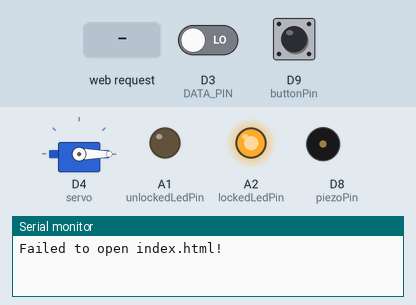
The sketch below on a simulated Arduino Uno R4 WiFi. Shown: servo, output pins drawn as LEDs (lit = HIGH), buzzer (waves = sounding), the last lines printed to the serial monitor. Inputs (shaded band) come from the test bench; at power-on: D9 (buttonPin) HIGH, D3 (DATA_PIN) LOW. WiFi joins after 1.5 s; servers stay silent unless stated; uploads are accepted with an empty reply; storage starts empty; pins used as bus, display or sensor lines are not drawn.

Above: at 1.2 s.
1.3 s: HTTP request GET /U received
At 2.7 s:
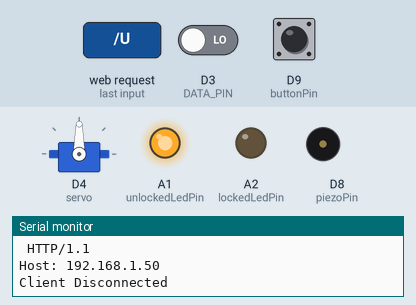
3.5 s: D9 (buttonPin) pulled LOW for 1 s
At 5.2 s:
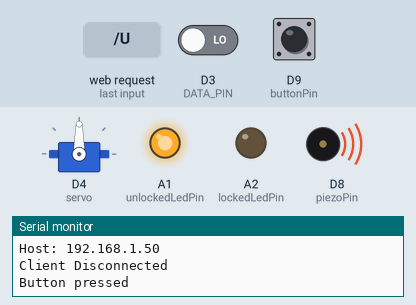
7.0 s: HTTP request GET /L received
At 8.4 s:
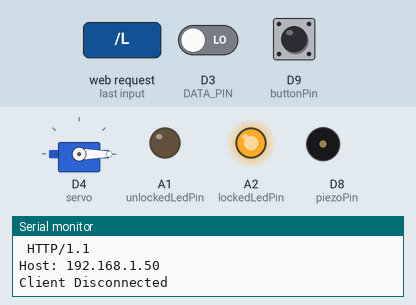
9.3 s: D9 (buttonPin) pulled LOW for 3.2 s
At 11.0 s:
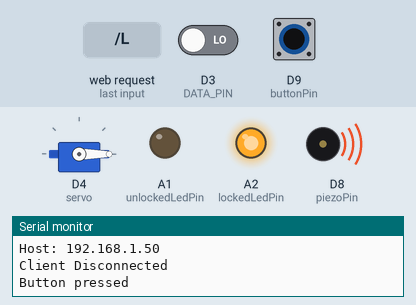
Timing chart, 0 to 12.8 s (numbered marks = the images above; inputs shaded):
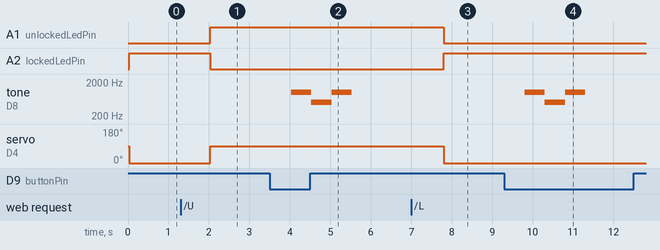

The sketch:

main.ino
```cpp
  /* This is code for a rudamentry smartlock. Run an an Arduino R4 with Wifi, it includes multiple functionalities including :
  - Locking & Unlocking a Lock (Represented by a Servo) using a keypad.
  - Relevant LED's to show lock status.
  - A doorbell that plays a chime when rung.
  - A doorbell that also sends a notification to your phone when rung.
  - A web interface that (once tunnelled via ngrok) can be accessed from anywhere via : https://zmdesign.work
  This web interface allows the user to lock/unlock the door and, if necessary, change the passcode.
  - A streamed webcam that is embedded within the website. This displays a live feed from the 'doorbell'.

  The below code has been informed from a number of various codebases and existing programs. Some of these include

    Basic Wifi Functionality has been adapted from Tom Igoe's LED Webserver Sketch
    https://docs.arduino.cc/tutorials/uno-r4-wifi/wifi-examples#simple-webserver

    ESP32 Web Functionality with Ngrok has been adapted from Patrick McDowell and Rui Santons
    https://ngrok.com/blog-post/putting-the-esp32-microcontroller-on-the-internet
    https://randomnerdtutorials.com/esp32-web-server-arduino-ide/

    SD card integration has been adapted from David A. Mellis, Tom Igoe and Marcus Schappi
    https://docs.arduino.cc/learn/programming/sd-guide/
    https://learn.littlebirdelectronics.com.au/arduino/sd-card-module-with-arduino

    Use of PROGMEM has been adapted from https://www.arduino.cc/reference/en/language/variables/utilities/progmem/

    Touch Capacitor Functionality adapted from RDIoT Demo, Mikael Abehsera, Aliumas, ITimeWaste and various other forums.
    This was notably quite tricky, ChatGPT and AI Tools helped me implement this functionality, also.
    https://www.youtube.com/watch?v=Wq3hgxJ3U6U
    https://rdiot.tistory.com/134
    https://forum.arduino.cc/t/ttp229-16-channel-digital-capacitive-switch-touch/242100
    http://itimewaste.blogspot.com/2014/12/arduino-code-for-ttp229-touch-16-button.html

    8 Segment LED Display adapted from Bas on Tech,
    https://www.youtube.com/watch?v=DaMDhQauAXI
    https://arduino-tutorials.net/tutorial/control-max7218-8-digit-led-display-with-arduino

    LED Display Control Library : https://www.arduino.cc/reference/en/libraries/ledcontrol/
    Cloudflare Webcam Streaming Functionality : https://developers.cloudflare.com/stream/
    MyNotifier Functionality : https://mynotifier.stoplight.io/docs/mynotifier/78784d80b519b-send-notification

  This project has been inspired by a number of physical computing practicitioners, including :
  The 'fish doorbell' as outlined in my previous assignment. https://visdeurbel.nl/en/the-fish-doorbell/
  Mark Rober's Glitter Bomb project https://www.youtube.com/watch?v=xoxhDk-hwuo&vl=en - showcasing the ability of incorperating cameras and a web interface into a physical computing context.
  Alex Davies' Dislocation - http://schizophonia.com/portfolio/ - Showcasing the use of livestreaming within an immersive media environment
  I did a things 'Home Security System' - https://www.youtube.com/watch?v=o8sj7uxLg88&pp=ygUSaSBkaWQgYSB0aGluZyB3aWZp - Again showcasing the use of security via a 'doorbell' / camera feed

  Though this project does have some flaws (security vulnerabilities, the webcam being streamed off a different device) I think it is a good, rudamentary attempt at a smart lock. If I were to continue with this project, I would look to first scale it up (using an actual digital lock / door rather than a servo) and password protect the website. I would also look at upgrading the chipset to run the webcam locally.
  Finally, I believe it has fantastic potential to integrate numerous other features, including custom ringtones, multi-digit passcodes, prank effects and integration with other smart home technologies (if the doorbell is rung, the porch light is turned on.)
  */

  #include <Servo.h> // Include the servo library and declare a servo object.
  Servo servo;

  #include "LedControl.h" // Include the LedControl library. We can specify some parameters -  pin 7 on DIN, pin 6 on Clk, pin 5 on LOAD, number of displays: 1. This is managed through the included library in the folder
  LedControl lc = LedControl(7, 6, 5, 1);

  #include "WiFiS3.h" // Include the WiFi Library to serve our web server / notification requests
  #include <SPI.h> // Include the SPI Library, SD card library and a File class
  #include <SD.h>
  File webFile;

  #define CLOCK_PIN 2 // Define some variables for use with the Touch Capacitor
  #define DATA_PIN 3

  int status = WL_IDLE_STATUS; // Create a wifi variable status
  WiFiServer server(80); // Open a server on port 80

  // Initialise a Buffer and specify a buffer size. This will later hold web page content so the SD card is not always being read from.
  const int BUFFER_SIZE = 5024;
  char webPageBuffer[BUFFER_SIZE];

  // Set our initial variables for use throughout the program. These arre self explanatory.
  bool lockUnlocked = false; // Variable to track lock status.

  // LED Pins
  const int unlockedLedPin = A1;
  const int lockedLedPin = A2;

  // Network Login Information
  char ssid[] = "";  // Network Name
  char pass[] = "";  // Network Password

  // Speaker
  int piezoPin = 8;

  // Doorbell
  int buttonPin = 9;
  int prevButtonState = HIGH;

  // Initial Passcode
  String passcode = "1234";

  void setup() {
    Serial.begin(9600);

    // Attaching our various output / inputs to their respective pins
    servo.attach(4);
    pinMode(buttonPin, INPUT_PULLUP);
    pinMode(CLOCK_PIN, OUTPUT);
    pinMode(DATA_PIN, INPUT);
    digitalWrite(CLOCK_PIN, HIGH);
    pinMode(piezoPin, OUTPUT);
    pinMode(unlockedLedPin, OUTPUT);
    pinMode(lockedLedPin, OUTPUT);

    // Turn both LEDs are off initially
    digitalWrite(unlockedLedPin, LOW);
    digitalWrite(lockedLedPin, LOW);

    // Wake up our number display with some initial parameters
    lc.shutdown(0, false);
    lc.setIntensity(0, 5);
    lc.clearDisplay(0);

    // SD Card Setup
    // Check if the SD can be reached (on pin 10). If not, log.
    if (!SD.begin(10)) {
      Serial.println("SD failed!");
      return;
    }

    // Read the HTML content from SD card into the buffer.
    webFile = SD.open("index.html");
    if (webFile) {
      int bytesRead = 0;
      while (webFile.available() && bytesRead < BUFFER_SIZE - 1) {
        webPageBuffer[bytesRead++] = webFile.read();
      }
      webPageBuffer[bytesRead] = '\0';
      webFile.close();
    } else {
      Serial.println("Failed to open index.html!");
      return;
    }

    // Web Server Setup
    // Check if the WiFi module can be reached.
    if (WiFi.status() == WL_NO_MODULE) {
      Serial.println("Communication with WiFi module failed!");
      while (true);
    }
    // Log if still connecting.
    while (status != WL_CONNECTED) {
      Serial.print("Attempting to connect to Network named: ");
      Serial.println(ssid);
      status = WiFi.begin(ssid, pass);
      delay(10000);
    }
    server.begin(); // Begin the server.
    printWifiStatus(); // Once the server is up, call the status function.
  }

  void printWifiStatus() { // A function to print the current WiFi status
    // Print the network connected to
    Serial.print("SSID: ");
    Serial.println(WiFi.SSID());

    // Print the local IP of the Arduino
    IPAddress ip = WiFi.localIP();
    Serial.print("IP Address: ");
    Serial.println(ip);

    // Print instructions to tunnel the server and make it publically accessible (with ngrok)
    Serial.print("To make the page publicly accessible, run the following command in terminal: ngrok http ");
    Serial.print(ip);
    Serial.print(" --domain=zmdesign.work");
    Serial.println(" Once run, the website will be available on https://zmdesign.work");
  }

  // A basic function to convert binary pattern to number. This is used with our touch pad capacitor. I'm sure there is a better way to do this, however I can't seem to figure it out - open to ideas!
  int convertToNumber(const String& binaryPattern) {
    // Perform mapping based on corrected specifications
    if (binaryPattern == "1111111111111111") return 0;
    else if (binaryPattern == "0111111101111111") return 1;
    else if (binaryPattern == "1011111110111111") return 2;
    else if (binaryPattern == "1101111111011111") return 3;
    else if (binaryPattern == "1110111111101111") return 4;
    else if (binaryPattern == "1111011111110111") return 5;
    else if (binaryPattern == "1111101111111011") return 6;
    else if (binaryPattern == "1111110111111101") return 7;
    else if (binaryPattern == "1111111011111110") return 8;
    else return -1; // If no match found
  }

  // Display the typed number on the 8-segment LED display
  void displayNumber(int position, int number) {
    lc.setDigit(0, 7 - position, number, false);
  }

  // Function to send a notification to the MyNotifier App. This is called when the doorbell is pressed.
  void sendNotification() {
    // Initialise a WiFi client to communicate with the server
    WiFiClient client;

    // Check if connection to the server can be established
    if (!client.connect("api.mynotifier.app", 80)) { // Connect to the MyNotifier port
      Serial.println("Connection to the server failed.");
      return;
    }

    // Initialise a string to contain the relevant notifcation data, alongside my MyNotifier API Key (Please don't steal it haha)
    String notificationData = "{\"apiKey\":\"7c749b6f-8113-44a9-9f27-6fde4cce08b6\",\"message\":\"Someone's at the door!\",\"description\":\"Tap to see who's here!\",\"body\":\"\",\"type\":\"success\",\"project\":\"\",\"openUrl\":\"https://zmdesign.work\"}";
    // Send the HTTP request
    client.println("POST / HTTP/1.1");
    client.println("Host: api.mynotifier.app");
    client.println("Content-Type: application/json");
    client.print("Content-Length: ");
    client.println(notificationData.length());
    client.println();
    client.println(notificationData);

    // Wait for a response.
    delay(1000);

    // Read response from the server and print it to Serial Monitor
    while (client.available()) {
      String line = client.readStringUntil('\r');
      Serial.print(line);
    }
    client.stop();
  }

  void loop() {
    // Doorbell Functionality
    // Read the state of the button
    int buttonState = digitalRead(buttonPin);

    // Check if the button state has changed from HIGH to LOW (pressed)
    if (buttonState == LOW && prevButtonState == HIGH) {
      // Log the button press and play a jingle.
      Serial.println("Button pressed");
      tone(piezoPin, 1000);
      delay(500);
      noTone(piezoPin);
      tone(piezoPin, 500);
      delay(500);
      noTone(piezoPin);
      tone(piezoPin, 1000);
      delay(500);
      noTone(piezoPin);
      sendNotification();
    }

    // Update the previous button state
    prevButtonState = buttonState;

    //WiFi Functionality
    WiFiClient client = server.available(); // Assign incoming clients a to variable

    if (client) { // If the connection has been established...
      Serial.println("New Client");
      String currentLine = "";
      while (client.connected()) { //...and the client is connected...
        if (client.available()) {// ...and the client is available ...
          char c = client.read(); // Read a character from the client
          Serial.write(c);
          if (c == '\n') { // If the character is a new line, check the following line.
            if (currentLine.length() == 0) { // If the following line is empty, we can send our data.
              // Provide a HTTP 200
              client.println("HTTP/1.1 200 OK");
              client.println("Content-type:text/html");
              client.println();

              // Print the contents of the buffer initialised earlier
              client.print(webPageBuffer);
              client.println();
              break; // Break the loop
            } else { // If the line is not empty, go to the next.
              currentLine = "";
            }
          } else if (c != '\r') {
            currentLine += c;
          }

      // Processing inputs from the website. These if statements keep track of HTTP Requests and perform the actions listed on the website
          if (currentLine.endsWith("GET /L")) {
          lockUnlocked = false;
          Serial.println("Door Locked");
          }
          else if (currentLine.endsWith("GET /U")) {
          lockUnlocked = true;
          Serial.println("Door Unlocked");
          }

          else if (currentLine.startsWith("GET /passcode=")) {
          // Extracting the new passcode from the request
          passcode = currentLine.substring(14, 18);
          Serial.println("Passcode Changed!");
          Serial.println(passcode);
          }
        }
      }
      client.stop();
      Serial.println("Client Disconnected");
    }

  // Touch Capacitor Functionality
  String receivedData;

  // Reading bits from the touch sensor
  for (int i = 0; i < 16; ++i) {
    // Set clock
    digitalWrite(CLOCK_PIN, LOW);
    delayMicroseconds(5); // Reduced delay for faster input

    // Read bit
    int databit = digitalRead(DATA_PIN);
    receivedData += (char)('0' + databit); // Store the received bit

    // Reset clock
    digitalWrite(CLOCK_PIN, HIGH);
    delayMicroseconds(50); // Reduced delay for faster input
  }

  // Convert received data to number
  int number = convertToNumber(receivedData);

  // Passcode Functionality
  static String enteredCode; // Static variable to store entered code

  // Process input if not zero and within bounds
  if (number != -1 && number != 0) {
    // Add the digit to entered code
    enteredCode += char('0' + number);
    Serial.print("Entered Code: ");
    Serial.println(enteredCode);

    // Display the entered code on the LED display
    for (int i = 0; i < enteredCode.length(); ++i) {
      displayNumber(i, enteredCode[i] - '0');
    }

    // Check if 4 digits are entered
    if (enteredCode.length() == 4) {
      if (enteredCode == passcode && !lockUnlocked) { // Check if entered code matches the passcode and lock is currently locked
        Serial.println("Unlocked");
        lockUnlocked = true;
        digitalWrite(unlockedLedPin, HIGH);
      } else if (enteredCode == "8888" && lockUnlocked) {   // Check if entered code is "8888" and lock is currently unlocked.
        Serial.println("Re-locking");
        lockUnlocked = false;
        digitalWrite(unlockedLedPin, LOW);
      } else { // If not, incorrect pass has been entered.
        Serial.println("Incorrect passcode");
        lc.clearDisplay(0); // Clear LED display

        // Display 'FALSE' on LED display
        lc.setChar(0, 7, 'f', false);
        lc.setChar(0, 6, 'a', false);
        lc.setChar(0, 5, 'l', false);
        lc.setDigit(0, 4, 5, false); // Use a 5 for s
        lc.setChar(0, 3, 'E', false);

        delay(2000);
        lc.clearDisplay(0);
      }
      enteredCode = "";
      lc.clearDisplay(0);
    }
  }

  // Control servo based on lock state
  if (lockUnlocked) {
    servo.write(90); // Rotate servo to 90 degrees when unlocked
  } else {
    servo.write(0); // Rotate servo to 0 degrees when locked
  }

  // Control LED  based on lock state
  digitalWrite(lockedLedPin, lockUnlocked ? LOW : HIGH);
  digitalWrite(unlockedLedPin, lockUnlocked ? HIGH : LOW);

  delay(1000);
  }
```

Measured:
- after the input at 1.3 s, A1 (unlockedLedPin): LOW → HIGH after 0.73 s; A2 (lockedLedPin): HIGH → LOW after 0.73 s; servo on D4 (servo): 0° → 90° after 0.73 s
- after the input at 3.5 s, tone on D8 (piezoPin): silent → 1000 Hz after 0.53 s, → 500 Hz 0.50 s later, → 1000 Hz 0.50 s later, → silent 0.50 s later
- after the input at 7.0 s, A1 (unlockedLedPin): HIGH → LOW after 0.80 s; A2 (lockedLedPin): LOW → HIGH after 0.80 s; servo on D4 (servo): 90° → 0° after 0.80 s
- after the input at 9.3 s, tone on D8 (piezoPin): silent → 1000 Hz after 0.50 s, → 500 Hz 0.50 s later, → 1000 Hz 0.50 s later, → silent 0.50 s later
